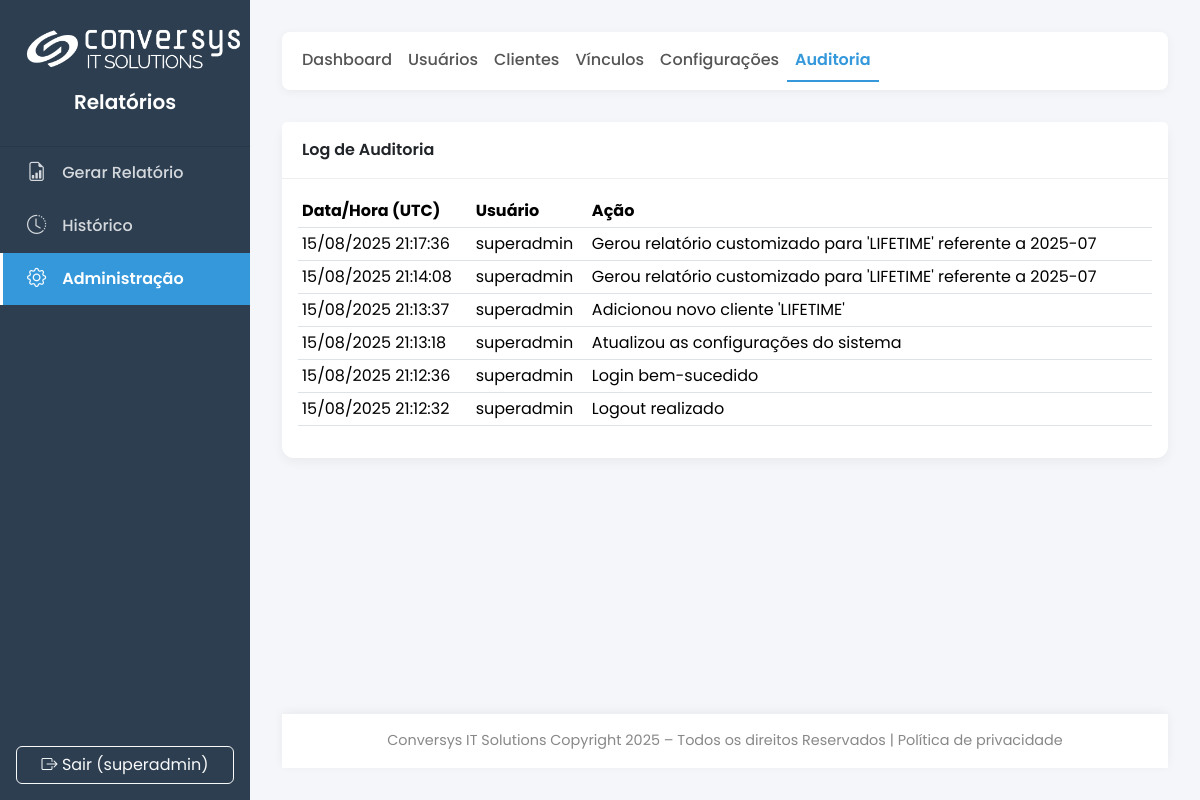
/admin/audit (signed in), run on an earlier commit of the app's database.
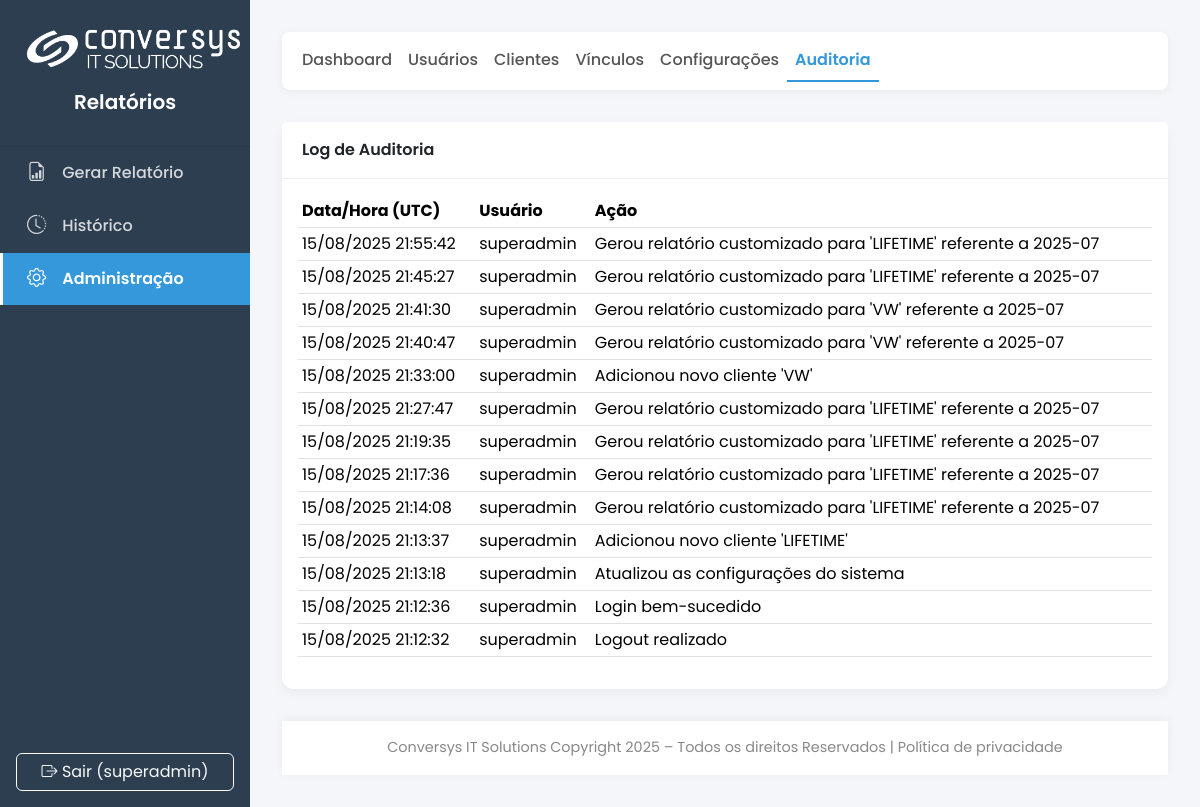
And on a later commit of the database.
### main.py (models this page shows)
class AuditLog(db.Model):
    id = db.Column(db.Integer, primary_key=True)
    user_id = db.Column(db.Integer, db.ForeignKey('user.id'), nullable=True)
    username = db.Column(db.String(64), nullable=False)
    action = db.Column(db.String(255), nullable=False)
    timestamp = db.Column(db.DateTime, default=dt.datetime.utcnow)
    user = db.relationship('User', backref='audit_logs')

### main.py (the view)
@app.route('/admin/audit')
@admin_required
def admin_audit_log():
    logs = AuditLog.query.order_by(AuditLog.timestamp.desc()).limit(200).all()
    return render_template('admin/audit_log.html', title="Log de Auditoria", logs=logs)

### main.py (called while the page is built)
@login_manager.user_loader
def load_user(user_id):
    return db.session.get(User, int(user_id))

@app.before_request
def before_request_func():
    g.sys_config = SystemConfig.query.first()

def admin_required(f):
    @wraps(f)
    @login_required
    def decorated_function(*args, **kwargs):
        if not (current_user.has_role('admin') or current_user.has_role('super_admin')):
            flash('Acesso negado. Você não tem permissão para acessar esta área.', 'danger')
            return redirect(url_for('gerar_form'))
        return f(*args, **kwargs)
    return decorated_function

def get_text_color_for_bg(hex_color):
    try:
        hex_color = hex_color.lstrip('#')
        r, g, b = tuple(int(hex_color[i:i+2], 16) for i in (0, 2, 4))
        luminance = (0.299 * r + 0.587 * g + 0.114 * b) / 255
        return '#212529' if luminance > 0.6 else '#ffffff'
    except (ValueError, TypeError):
        return '#ffffff'

    def has_role(self, role_name): return self.role.name == role_name

### templates/admin/audit_log.html (shortened to what this page needs)
{% extends 'admin/base.html' %}
{% block admin_content %}
<div class="card"><div class="card-header">Log de Auditoria</div>
<div class="card-body"><div class="table-responsive">
<table class="table table-sm table-hover">
<thead><tr><th>Data/Hora (UTC)</th><th>Usuário</th><th>Ação</th></tr></thead>
<tbody>
{% for log in logs %}
<tr><td>{{ log.timestamp.strftime('%d/%m/%Y %H:%M:%S') }}</td><td>{{ log.username }}</td><td>{{ log.action }}</td></tr>
{% else %}
<tr><td colspan="3" class="text-center text-muted p-4">Nenhum registro de auditoria encontrado.</td></tr>
{% endfor %}</tbody></table></div></div></div>
{% endblock %}

What changed in the data, as far as the page shows it:
added AuditLog: timestamp "15/08/2025 21:55:42", username "superadmin", action "Gerou relatório customizado para 'LIFETIME' referente a 2025-07"
added AuditLog: timestamp "15/08/2025 21:45:27", username "superadmin", action "Gerou relatório customizado para 'LIFETIME' referente a 2025-07"
added AuditLog: timestamp "15/08/2025 21:41:30", username "superadmin", action "Gerou relatório customizado para 'VW' referente a 2025-07"
added AuditLog: timestamp "15/08/2025 21:40:47", username "superadmin", action "Gerou relatório customizado para 'VW' referente a 2025-07"
added AuditLog: timestamp "15/08/2025 21:33:00", username "superadmin", action "Adicionou novo cliente 'VW'"
added AuditLog: timestamp "15/08/2025 21:27:47", username "superadmin", action "Gerou relatório customizado para 'LIFETIME' referente a 2025-07"
added AuditLog: timestamp "15/08/2025 21:19:35", username "superadmin", action "Gerou relatório customizado para 'LIFETIME' referente a 2025-07"
